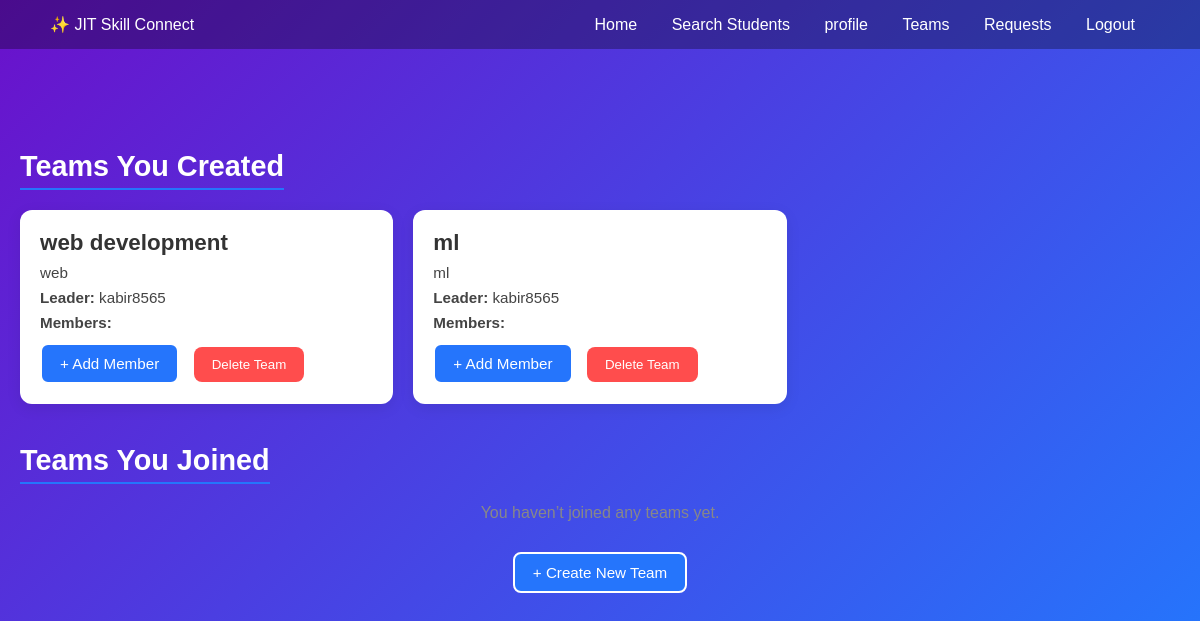
The app's page /my-teams/ (signed in) with its own data.
### jit/models.py (models this page shows, shortened)
class Team(models.Model):
    name = models.CharField(max_length=100, unique=True)
    description = models.TextField(blank=True, null=True)
    creator = models.ForeignKey(User, on_delete=models.CASCADE, related_name='created_teams')
    members = models.ManyToManyField(User, related_name='teams')
    created_at = models.DateTimeField(auto_now_add=True)

### jit/views.py (the view)
# urls.py: path('my-teams/', views.my_teams, name='my_teams'),
@login_required
def my_teams(request):
    created_teams = Team.objects.filter(creator=request.user)
    joined_teams = Team.objects.filter(members=request.user).exclude(creator=request.user)
    return render(request, 'my_teams.html', {
        'created_teams': created_teams,
        'joined_teams': joined_teams,
    })

### jit/templates/my_teams.html (shortened to what this page needs)
{% extends 'base.html' %}
{% load static %}
{% block content %}
<link rel="stylesheet" href="{% static 'css/team.css' %}">
<div class="team-list-container">
  <h2 class="section-title" style="margin-top: 100px;">Teams You Created</h2>
  {% if created_teams %}
    <div class="teams-grid">
      {% for team in created_teams %}
        <div class="team-card">
          <h3 class="team-name">{{ team.name }}</h3>
          <p class="team-desc">{{ team.description|default:"No description" }}</p>
          <p><strong>Leader:</strong> {{ team.creator.username }}</p>
          <p>
            <strong>Members:</strong>
          </p>
          <div class="team-actions">
            <a href="{% url 'add_member' team.id %}" class="btn-login">+ Add Member</a>
            <form method="POST" action="{% url 'delete_team' team.id %}" style="display:inline-block; margin-left:10px;">
              <button type="submit" class="btn-remove">Delete Team</button>
            </form>
          </div>
        </div>
      {% endfor %}
    </div>
  {% else %}
    <p class="no-team-msg">You haven’t created any teams yet.</p>
  {% endif %}
  <h2 class="section-title">Teams You Joined</h2>
  {% if joined_teams %}
    <div class="teams-grid">
      {% for team in joined_teams %}
        <div class="team-card">
          <h3 class="team-name">{{ team.name }}</h3>
          <p class="team-desc">{{ team.description|default:"No description" }}</p>
          <p><strong>Leader:</strong> {{ team.creator.username }}</p>
          <p>
            <strong>Members:</strong>
            {% if team.members.all %}
              {% for member in team.members.all %}
                {% if forloop.counter <= 3 and member != team.creator %}
                  {{ member.username }}{% if not forloop.last %}, {% endif %}
                {% endif %}
              {% endfor %}
              {% if team.members.count > 3 %}
                 <a href="{% url 'team_members' team.id %}" class="view-all-link">View All</a>
              {% endif %}
            {% else %}
              No members yet
            {% endif %}
          </p>
        </div>
      {% endfor %}
    </div>
  {% else %}
    <p class="no-team-msg">You haven’t joined any teams yet.</p>
  {% endif %}
  <a href="{% url 'create_team' %}" class="btn-login create-team-btn">+ Create New Team</a>
</div>
{% endblock %}

### jit/static/css/landing.css (style rules this page uses)
* { margin:0; padding:0; box-sizing:border-box; font-family:'Poppins', sans-serif; }
body { scroll-behavior: smooth; }
.btn-login { border:2px solid white; color:white; }

### jit/static/css/team.css (style rules this page uses)
body { background: linear-gradient(135deg, #6a11cb, #2575fc); }
.btn-login { padding: 8px 15px; border-radius: 8px; background: #2575fc; color: white; text-decoration: none; font-weight: 500; transition: 0.3s; }
.team-list-container { max-width: 1200px; margin: 50px auto; padding: 0 20px; font-family: 'Poppins', sans-serif; }
.section-title { font-size: 1.8rem; color: white; margin-bottom: 20px; border-bottom: 2px solid #2575fc; display: inline-block; padding-bottom: 5px; }
.teams-grid { display: grid; grid-template-columns: repeat(auto-fill, minmax(280px, 1fr)); gap: 20px; margin-bottom: 40px; }
.team-card { background: #fff; border-radius: 12px; padding: 20px; box-shadow: 0 4px 15px rgba(0, 0, 0, 0.08); transition: transform 0.2s, box-shadow 0.2s; }
.team-name { font-size: 1.4rem; font-weight: 600; margin-bottom: 8px; color: #333; }
.team-desc { font-size: 0.95rem; color: #555; margin-bottom: 12px; }
.team-card p { font-size: 0.95rem; color: #444; margin-bottom: 8px; }
.team-actions { margin-top: 12px; }
.btn-login { display: inline-block; padding: 10px 18px; background-color: #2575fc; color: #fff; border-radius: 8px; text-decoration: none; font-weight: 500; transition: background 0.3s; font-size: 0.95rem; }
.btn-remove { padding: 10px 18px; background-color: #ff4d4d; color: #fff; border: none; border-radius: 8px; font-weight: 500; cursor: pointer; transition: background 0.3s; }
.create-team-btn { display: block; width: max-content; margin: 30px auto 50px auto; text-align: center; }
.no-team-msg { font-size: 1rem; color: #888; margin-bottom: 20px; text-align: center; }

### records on screen
Team: name "web development", description "web", creator.username "kabir8565"
Team: name "ml", description "ml", creator.username "kabir8565"
